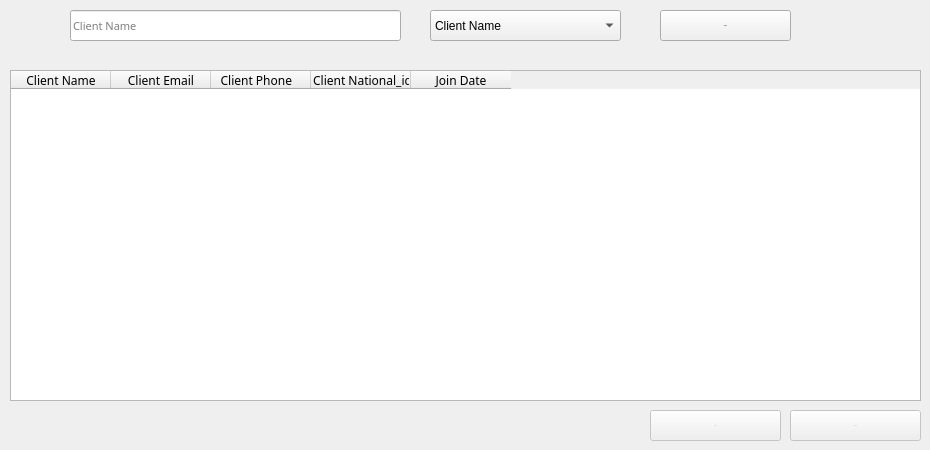
      <widget class="QWidget" name="tab_11">
       <attribute name="title">
        <string>All Clients</string>
       </attribute>
       <widget class="QLineEdit" name="lineEdit_15">
        <property name="geometry">
         <rect>
          <x>70</x>
          <y>10</y>
          <width>331</width>
          <height>31</height>
         </rect>
        </property>
        <property name="font">
         <font>
          <family>Yu Gothic UI Semibold</family>
          <pointsize>8</pointsize>
          <weight>50</weight>
          <italic>false</italic>
          <bold>false</bold>
         </font>
        </property>
        <property name="placeholderText">
         <string>Client Name</string>
        </property>
       </widget>
       <widget class="QPushButton" name="pushButton_15">
        <property name="geometry">
         <rect>
          <x>660</x>
          <y>10</y>
          <width>131</width>
          <height>31</height>
         </rect>
        </property>
        <property name="font">
         <font>
          <pointsize>-1</pointsize>
         </font>
        </property>
        <property name="text">
         <string>Search</string>
        </property>
       </widget>
       <widget class="QTableWidget" name="tableWidget_3">
        <property name="geometry">
         <rect>
          <x>10</x>
          <y>70</y>
          <width>911</width>
          <height>331</height>
         </rect>
        </property>
        <property name="font">
         <font>
          <family>Yu Gothic UI Semibold</family>
          <pointsize>8</pointsize>
          <weight>50</weight>
          <italic>false</italic>
          <bold>false</bold>
         </font>
        </property>
        <column>
         <property name="text">
          <string>Client Name</string>
         </property>
         <property name="font">
          <font>
           <pointsize>9</pointsize>
           <weight>50</weight>
           <bold>false</bold>
          </font>
         </property>
         <property name="textAlignment">
          <set>AlignCenter</set>
         </property>
        </column>
        <column>
         <property name="text">
          <string>Client Email</string>
         </property>
         <property name="font">
          <font>
           <pointsize>9</pointsize>
           <weight>50</weight>
           <bold>false</bold>
          </font>
         </property>
         <property name="textAlignment">
          <set>AlignCenter</set>
         </property>
        </column>
        <column>
         <property name="text">
          <string>  Client Phone     </string>
         </property>
         <property name="font">
          <font>
           <pointsize>9</pointsize>
           <weight>50</weight>
           <bold>false</bold>
          </font>
         </property>
         <property name="textAlignment">
          <set>AlignCenter</set>
         </property>
        </column>
        <column>
         <property name="text">
          <string>    Client National_id   </string>
         </property>
         <property name="font">
          <font>
           <pointsize>9</pointsize>
           <weight>50</weight>
           <bold>false</bold>
          </font>
         </property>
         <property name="textAlignment">
          <set>AlignCenter</set>
         </property>
        </column>
        <column>
         <property name="text">
          <string>Join Date</string>
         </property>
         <property name="font">
          <font>
           <pointsize>9</pointsize>
           <weight>50</weight>
           <bold>false</bold>
          </font>
         </property>
         <property name="textAlignment">
          <set>AlignCenter</set>
         </property>
        </column>
       </widget>
       <widget class="QComboBox" name="comboBox_2">
        <property name="geometry">
         <rect>
          <x>430</x>
          <y>10</y>
          <width>191</width>
          <height>31</height>
         </rect>
        </property>
        <item>
         <property name="text">
          <string>Client Name</string>
         </property>
        </item>
        <item>
         <property name="text">
          <string>Client Phone</string>
         </property>
        </item>
        <item>
         <property name="text">
          <string>Client Email</string>
         </property>
        </item>
        <item>
         <property name="text">
          <string>Client ID</string>
         </property>
        </item>
       </widget>
       <widget class="QPushButton" name="pushButton_36">
        <property name="enabled">
         <bool>false</bool>
        </property>
        <property name="geometry">
         <rect>
          <x>650</x>
          <y>410</y>
          <width>131</width>
          <height>31</height>
         </rect>
        </property>
        <property name="font">
         <font>
          <pointsize>-1</pointsize>
         </font>
        </property>
        <property name="text">
         <string>Import</string>
        </property>
       </widget>
       <widget class="QPushButton" name="pushButton_37">
        <property name="enabled">
         <bool>false</bool>
        </property>
        <property name="geometry">
         <rect>
          <x>790</x>
          <y>410</y>
          <width>131</width>
          <height>31</height>
         </rect>
        </property>
        <property name="font">
         <font>
          <pointsize>-1</pointsize>
         </font>
        </property>
        <property name="text">
         <string>Export</string>
        </property>
       </widget>
      </widget>
